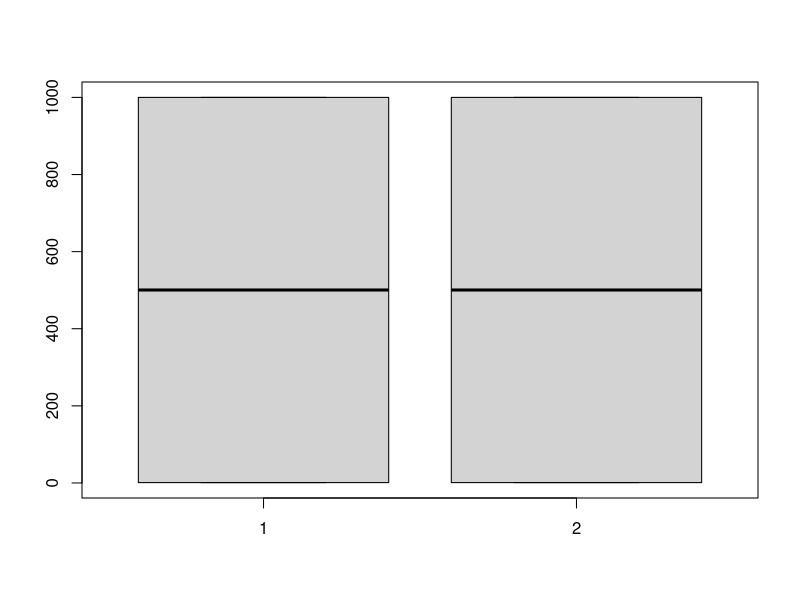
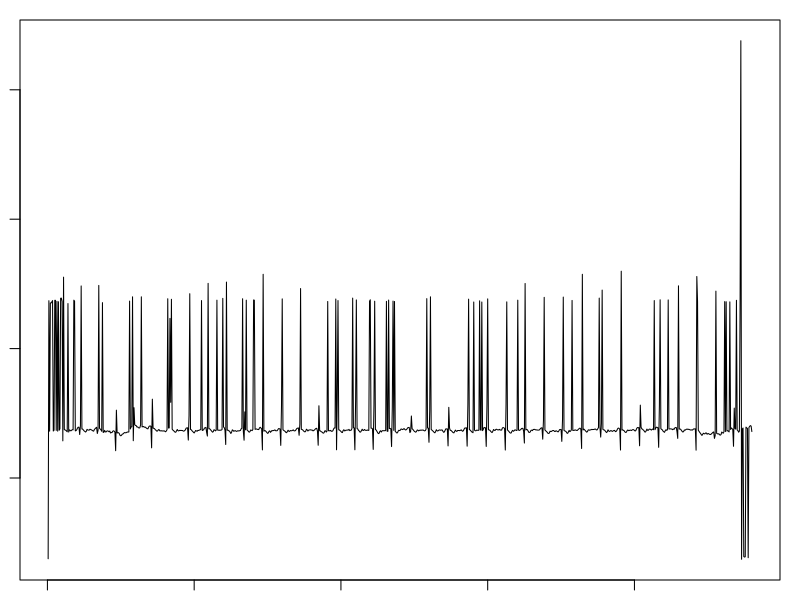
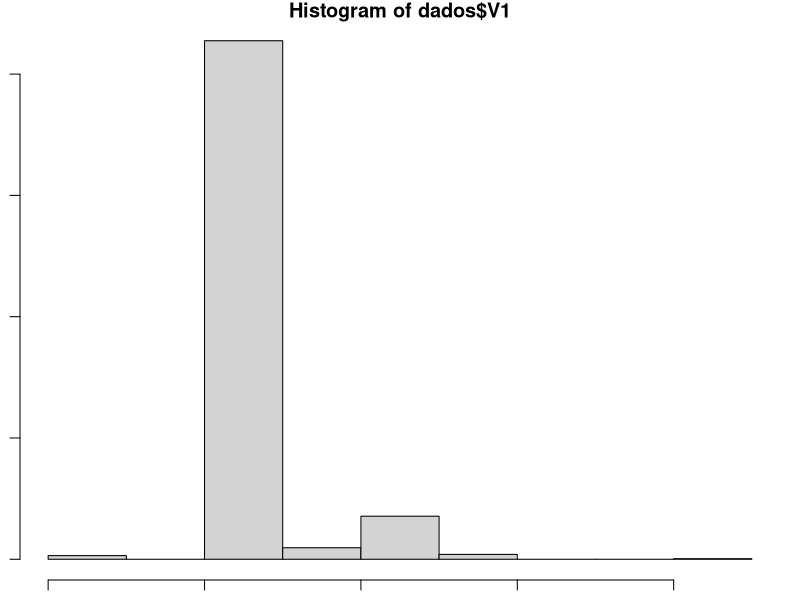
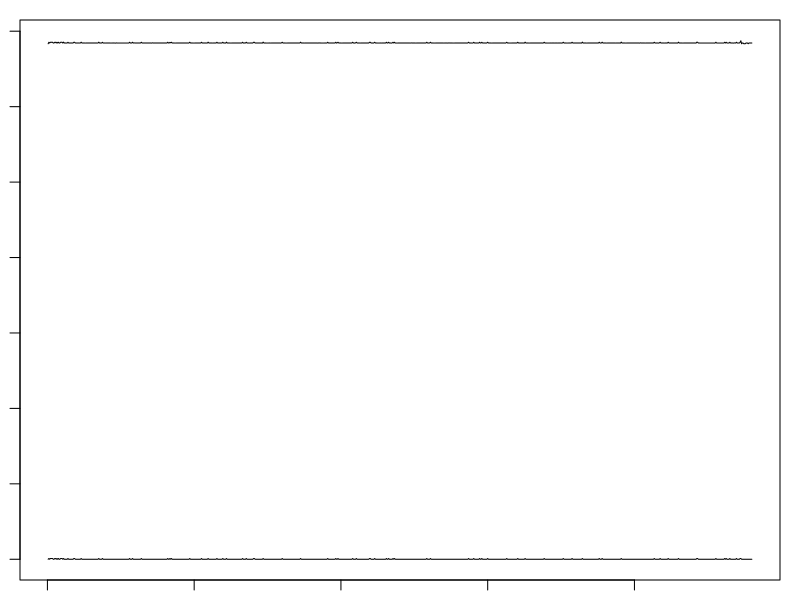
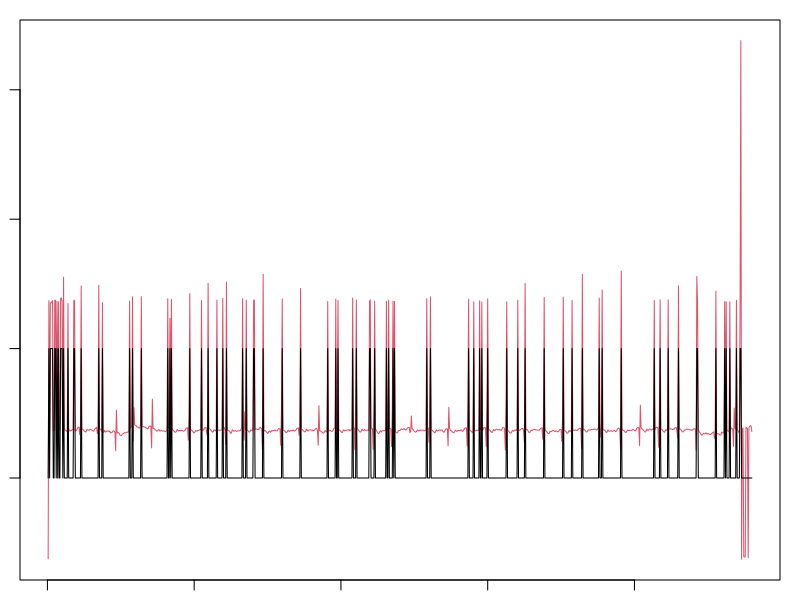
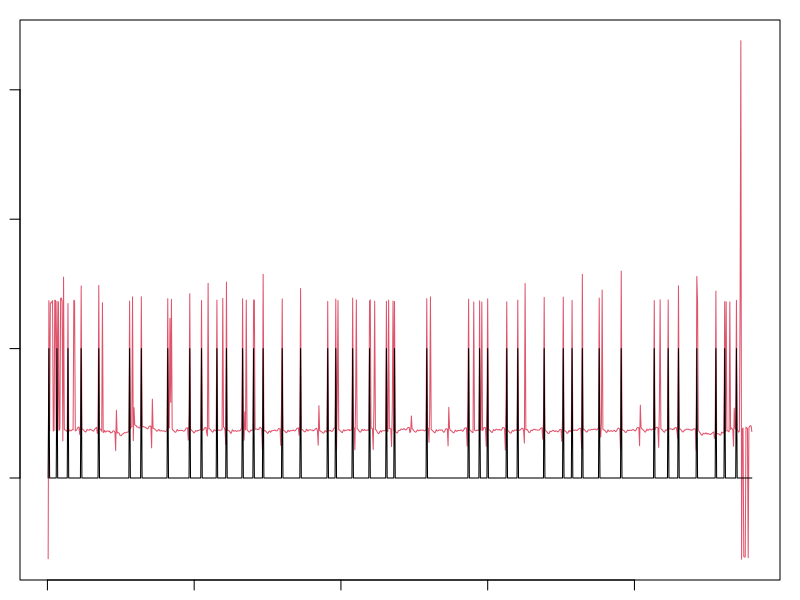

Generate these figures, in order, with R:
## ---- chunk 1
knitr::opts_chunk$set(echo = TRUE)
## ---- chunk 2
x = 3.7
## ---- chunk 3
x = c(1, 2, 3, 4)
x

## ---- chunk 4
x = array(0, 100)
x
## ---- chunk 5
x = matrix(1, 2, 2)
x
## ---- chunk 6
x[1,]=1000
# Saída da matriz inteira com 1000 na primeira linha e 1 no resto:
x
## ---- chunk 7
# Coluna
x[,2]

#Linha:
x[2,]

## ---- chunk 8
list=list()
list$nome = "joao"
list$idade = 40
list$vetor=c(1,2,3)
list$nome

# Saída:
list
## ---- chunk 9
for(i in 1:10){
  print (i)
}
## ---- chunk 10
i=1
while(i<=10){
  print (i)
  i=i+1
}
## ---- chunk 11
i=1
while(i<=10){
  print (i)
  if (i<=5) {
    print("menor ou igual a 5")
  }
  else{
    print("maior que 5")
  }
  i=i+1
}
## ---- chunk 12
x
## ---- chunk 13

# Média:
mean(x)
# Desvio padrão 
sd(x)
# Distribuição normal: 
rnorm(x)
# Boxplot:
boxplot(x)
## ---- chunk 14
dados = read.table("ecg.txt", header = FALSE)
## ---- chunk 15
# Pra não dar erro "figure margins too large" no ts.plot:
graphics.off()
par("mar")
par(mar=c(1,1,1,1))
## ---- chunk 16
# Plotando gráfico de linha - ECG
ts.plot(dados)
## ---- chunk 17
hist(dados$V1)

## ---- chunk 18
# Para percorrer todas as casas dos dados, detectando os picos:
picos=array(0, nrow(dados))
for(i in 1:960){
  if(dados$V1[i]>685){
    picos[i]=1
  }
}

# Unindo no plot as colunas de dados e picos
ts.plot(cbind(dados$V1, picos))

# Como pode ver, ficou zoado, então ajustamos a escala e adicionamos cores para que se possa visualizar os dados:
# cores: col 2 = preto e 1 vermelho
ts.plot(cbind(dados$V1, picos+684), col=c(2,1))

## ---- chunk 19
for(i in 1:(nrow(dados)-10) ){
  if(picos[i]==1){
    picos[(i+1):(i+10)]=0 
  }
}
ts.plot(cbind(dados$V1,picos+684),col=c(2,1))
